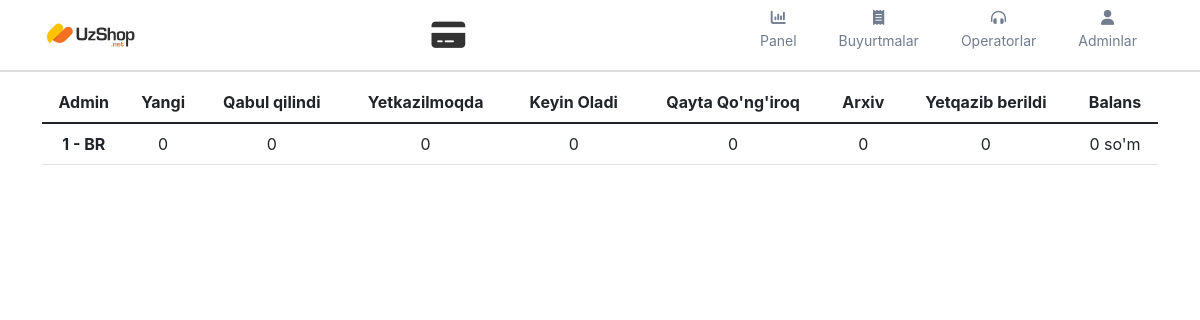
Page /users/control/admins on the earlier database version.
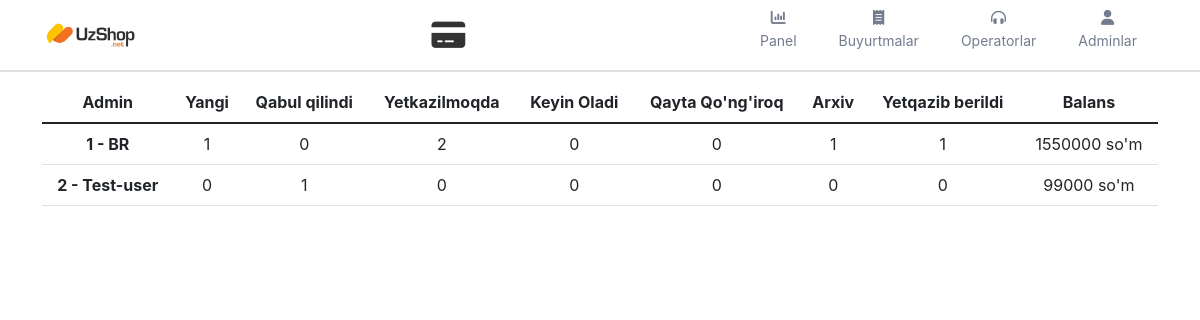
Same page on the later database version.
### users/models.py (models this page shows)
class Admins(models.Model):
    id = models.AutoField(primary_key=True)
    user = models.ForeignKey(User, on_delete=models.DO_NOTHING, related_name='admins')
    phone_number = models.CharField(max_length=32)
    job_title = models.CharField(max_length=128)
    photo = models.ImageField(upload_to='users', null=True, blank=True)
    cr_by = models.ForeignKey(User, on_delete=models.DO_NOTHING, null=True, blank=True, related_name='admin_cr_by')
    up_by = models.ForeignKey(User, on_delete=models.DO_NOTHING, null=True, blank=True, related_name='admin_up_by')
    cr_on = models.DateTimeField(auto_now_add=True)
    up_on = models.DateTimeField(null=True, blank=True, auto_now=True)
    class Meta:
        verbose_name_plural = 'Admins'
        verbose_name = 'Admin'
    def __str__(self):
        return '{} - {}'.format(self.id, self.user)

### users/views.py (the view)
# urls.py: path('control/admins', views.admins_page)
@permission_classes([IsAuthenticated])
def admins_page(request):
    def count_of_claims(filter_value, adm):
        result = Orders.objects.filter(admin=adm, status=filter_value)
        return result
    def get_all_amount(adm):
        local_orders = Orders.objects.filter(admin=adm)
        result = 0
        for order in local_orders:
            result += order.total_amount
        return result
    response = {'table': {}}
    try:
        admins = Admins.objects.all()
        for admin in admins:
            response['table']['admin_' + str(admin.id)] = {}
            response['table']['admin_' + str(admin.id)]['admin_name'] = admin
            for stat in range(10):
                orders_result = count_of_claims(stat + 1, admin)
                response['table']['admin_' + str(admin.id)]['orders_len_' + str(stat+1)] = len(orders_result)
            response['table']['admin_' + str(admin.id)]['total_amount'] = get_all_amount(admin)
    except Exception as e:
        print(str(e))
        response['success'] = False
        response['error_message'] = str(e)
    print(response)
    return render(request, 'admin/admins.html', response)

### templates/admin/admins.html
{% extends 'admin/header.html' %} {% load static %} {% block page_styles %}
<link rel="stylesheet" href="{% static 'styles/admin_panel/orders_style.css' %}"> {% endblock %} {% block page_content %}
<section class="main">
    <div class="container">
        <div style="margin-top:10px;margin-bottom:20px" class="table-responsive">
            <table class="table">
                <thead class="text-center">
                    <tr>
                        <th scope="col">Admin</th>
                        <th scope="col">Yangi</th>
                        <th scope="col">Qabul qilindi</th>
                        <th scope="col">Yetkazilmoqda</th>
                        <th scope="col">Keyin Oladi </th>
                        <th scope="col">Qayta Qo'ng'iroq </th>
                        <th scope="col">Arxiv </th>
                        <th scope="col">Yetqazib berildi</th>
                        <th scope="col">Balans</th>
                    </tr>
                </thead>
                <tbody class="text-center">
                    {% for admin_id, admin_data in table.items %}
                    <tr>
                        <th> {{admin_data.admin_name}} </th>
                        <td> {{admin_data.orders_len_1}} </td>
                        <td> {{admin_data.orders_len_2}} </td>
                        <td> {{admin_data.orders_len_3}} </td>
                        <td> {{admin_data.orders_len_6}} </td>
                        <td> {{admin_data.orders_len_7}} </td>
                        <td> {{admin_data.orders_len_8}} </td>
                        <td> {{admin_data.orders_len_4}} </td>
                        <td> {{admin_data.total_amount}} so'm</td>
                    </tr>
                    {% endfor %}
                </tbody>
            </table>
        </div>
    </div>
</section>
{% endblock %}

### templates/admin/header.html (shortened to what this page needs)
{% load static %}
<!DOCTYPE html>
<html lang="en">
<head>
    <link rel="stylesheet" href="https://cdn.jsdelivr.net/npm/bootstrap@5.1.3/dist/css/bootstrap.min.css">
    <link rel="stylesheet" href="https://cdnjs.cloudflare.com/ajax/libs/font-awesome/6.1.1/css/all.min.css">
    <link href="https://alhayat.uz/template/css/swiper-bundle.min.css" rel="stylesheet">
    <link href="https://alhayat.uz/template/css/jquery.fancybox.min.css" rel="stylesheet">
    <link rel="stylesheet" href="{% static 'styles/admin_panel/header_style.css' %}"> {% block page_styles %}{% endblock %}
</head>
<body>
    <header class="header" id="top">
        <div class="container">
            <nav class="header_navbar">
                <a class="navbar-brand" href="/shop"><img src="/media/logo.png" width="100"></a>
                <a class="" href="#" style="color:#333;font-size:30px" data-toggle="modal" data-target="#exampleModalLong">
                    <span class="fa fa-credit-card-alt" aria-hidden="true"></span>
                </a>
                <div class="header_navbar_collapse">
                    <ul class="header_navbar_collapse_nav">
                        <li class="header_navbar_collapse_nav_item">
                            <div class="header_navbar_collapse_nav_item_pad">
                                <a class="header_navbar_collapse_nav_item_link active" href="/users/control/">
                                    <span class="fa-solid fa-chart-column" aria-hidden="true"></span>
                                    <p> Panel </p>
                                </a>
                            </div>
                        </li>
                        <li class="header_navbar_collapse_nav_item">
                            <div class="header_navbar_collapse_nav_item_pad">
                                <a class="header_navbar_collapse_nav_item_link" href="/users/control/reqs">
                                    <span class="fa-solid fa-receipt" aria-hidden="true"></span>
                                    <p> Buyurtmalar </p>
                                </a>
                            </div>
                        </li>
                        <li class="header_navbar_collapse_nav_item">
                            <div class="header_navbar_collapse_nav_item_pad">
                                <a class="header_navbar_collapse_nav_item_link" href="/users/control/operators">
                                    <span class="fa-solid fa-headphones-simple" aria-hidden="true"></span>
                                    <p> Operatorlar </p>
                                </a>
                            </div>
                        </li>
                        <li class="header_navbar_collapse_nav_item">
                            <div class="header_navbar_collapse_nav_item_pad">
                                <a class="header_navbar_collapse_nav_item_link" href="/users/control/admins">
                                    <span class="fa-solid fa-user" aria-hidden="true"></span>
                                    <p> Adminlar </p>
                                </a>
                            </div>
                        </li>
                    </ul>
                </div>
            </nav>
        </div>
    </header>
    <main id="page_main_content">
        {% block page_content %} {% endblock %}
    </main>
</body>
</html>

### static/styles/admin_panel/header_style.css (style rules this page uses)
* { padding: 0; margin: 0; box-sizing: border-box; }
body { margin: 0; font-family: -apple-system, BlinkMacSystemFont, "Segoe UI", Roboto, "Helvetica Neue", Arial, "Noto Sans", sans-serif, "Apple Color Emoji", "Segoe UI Emoji", "Segoe UI Symbol", "Noto Color Emoji"; font-size: 1rem; font-weight: 400; line-height: 1.5; color: #212529; text-align: left; background-color: #fff; }
a { color: #007bff; text-decoration: none; background-color: transparent; }
header { width: 100%; background-color: #fff; border-bottom: 2px solid #dedede; }
.header_navbar { position: relative; display: flex; align-items: center; justify-content: space-between; flex-flow: row nowrap; }
.header_navbar_collapse_nav { display: flex; flex-direction: row; padding-left: 0; margin-bottom: 0; list-style: none; }
.header_navbar_collapse_nav_item { padding: 0 0.3125rem; display: flex; align-items: center; }
.header_navbar_collapse_nav_item_link { font-size: .875rem; font-weight: 400; line-height: 1.3125rem; border-bottom: 0.125rem solid transparent; display: flex; flex-direction: column; justify-content: center; padding: 0.625rem 1rem 0.0625rem; color: #727c8e; }
.header_navbar_collapse_nav_item_link span { text-align: center; font-size: .9375rem; }
.header_navbar_collapse_nav_item_link p { margin-top: 0.3125rem; margin-bottom: 1rem; }

Differences in the rows shown:
computed for Admins "1 - BR": orders_len_1 "0" → "1"; orders_len_3 "0" → "2"; orders_len_8 "0" → "1"; orders_len_4 "0" → "1"; total_amount "0" → "1550000"
added Admins: admin_name "2 - Test-user", orders_len_1 "0", orders_len_2 "1", orders_len_3 "0", orders_len_6 "0", orders_len_7 "0", orders_len_8 "0", orders_len_4 "0", total_amount "99000"
